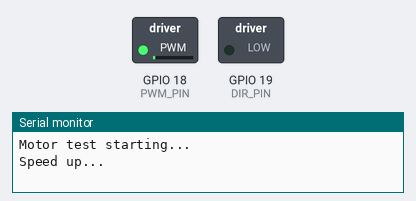
Simulated run of this sketch. Board: ESP32. Shown: switched loads named in the sketch (green lamp = pin HIGH), the last lines printed to the serial monitor.

Above: at 0.25 s.
At 1.55 s:
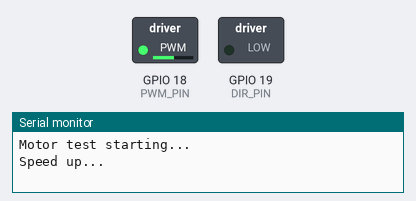
At 2.75 s:
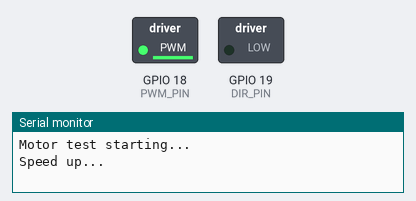
At 5.3 s:
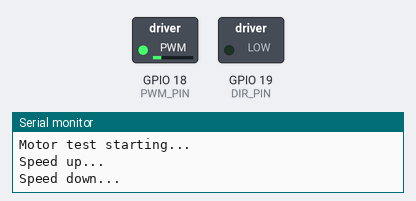
Timing chart, 0 to 8.8 s (numbered marks = the images above):
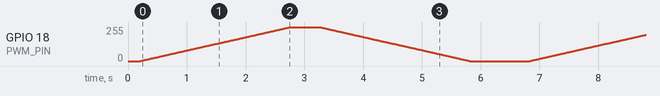

The sketch:

simple_motor_test.ino
```cpp
/*
  ESP32 → MD10C Motor Test
  - No WiFi, no UDP, no noise
  - Just tests DIR + PWM output
*/

const int PWM_PIN = 18;   // PWM → MD10C PWM
const int DIR_PIN = 19;   // DIR → MD10C DIR

const int PWM_FREQ = 10000;  // 10 kHz
const int PWM_RES  = 8;      // 0–255

void setup() {
  Serial.begin(115200);
  delay(200);

  pinMode(DIR_PIN, OUTPUT);
  digitalWrite(DIR_PIN, LOW);   // single direction

  // Attach LEDC PWM
  ledcAttach(PWM_PIN, PWM_FREQ, PWM_RES);
  ledcWrite(PWM_PIN, 0);

  Serial.println("Motor test starting...");
}

void loop() {
  Serial.println("Speed up...");
  // ramp up
  for (int p = 0; p <= 255; p++) {
    ledcWrite(PWM_PIN, p);
    delay(10);
  }

  delay(500);

  Serial.println("Speed down...");
  // ramp down
  for (int p = 255; p >= 0; p--) {
    ledcWrite(PWM_PIN, p);
    delay(10);
  }

  delay(1000); // pause before repeating
}
```
